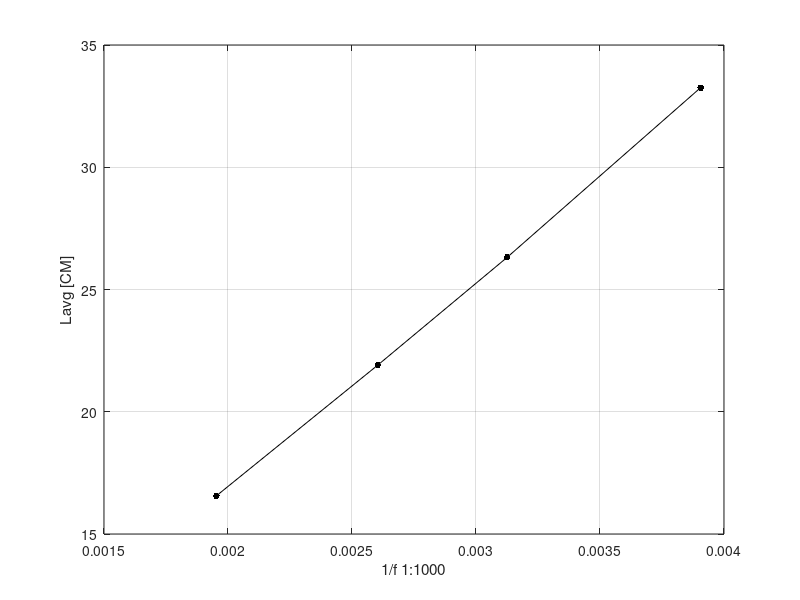

This chart was generated by the following MATLAB code:
clc;
clear; 

% readings;
frq = [512, 384, 320, 256];
l1 = [16.1, 21.5, 25.5, 32.5];
l2 = [16, 21.3, 26.1, 33];
lavg = (l1 + l2)/2;
rev_frq = (1 ./ frq);
d = 1.7;
e_rr = 0.51;

%xl = xlim();
%yl = ylim();



plot(rev_frq, lavg + e_rr, "-k.", "MarkerSize", 15);



% now calculate the slope;
%slope = (gradient(d)./gradient(w));
%n = (d2 - d1) / (w2 - w1);

% calculate the speed;
%p = 1 / (pi * r^2 * n);

% draw slope lines;
%line([w1;w1], [0; d1], "LineStyle", "--", "Color", "r", "MarkerSize", 15);
%line([0;w1], [d1; d1], "LineStyle", "--", "Color", "r", "MarkerSize", 15);
%line([w2;w2], [0; d2], "LineStyle", "--", "Color", "r", "MarkerSize", 15);
%line([0;w2], [d2; d2], "LineStyle", "--", "Color", "r", "MarkerSize", 15);


xlabel("1/f 1:1000");
ylabel("Lavg [CM]");
grid on;

% now show the results;
%disp("????? = ");
%disp(n);

%disp("speed = ");
%disp(p);
